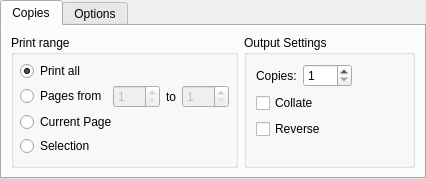
<?xml version="1.0" encoding="UTF-8"?>
<ui version="4.0">
 <class>QPrintSettingsOutput</class>
 <widget class="QWidget" name="QPrintSettingsOutput">
  <property name="geometry">
   <rect>
    <x>0</x>
    <y>0</y>
    <width>426</width>
    <height>171</height>
   </rect>
  </property>
  <property name="windowTitle">
   <string>Form</string>
  </property>
  <layout class="QHBoxLayout" name="horizontalLayout_2">
   <property name="margin">
    <number>0</number>
   </property>
   <item>
    <widget class="QTabWidget" name="tabs">
     <property name="currentIndex">
      <number>0</number>
     </property>
     <widget class="QWidget" name="copiesTab">
      <attribute name="title">
       <string>Copies</string>
      </attribute>
      <layout class="QHBoxLayout" name="horizontalLayout">
       <item>
        <widget class="QGroupBox" name="gbPrintRange">
         <property name="sizePolicy">
          <sizepolicy hsizetype="Preferred" vsizetype="Minimum">
           <horstretch>0</horstretch>
           <verstretch>0</verstretch>
          </sizepolicy>
         </property>
         <property name="title">
          <string>Print range</string>
         </property>
         <layout class="QVBoxLayout" name="_3">
          <property name="spacing">
           <number>4</number>
          </property>
          <property name="margin">
           <number>6</number>
          </property>
          <item>
           <widget class="QRadioButton" name="printAll">
            <property name="text">
             <string>Print all</string>
            </property>
            <property name="checked">
             <bool>true</bool>
            </property>
           </widget>
          </item>
          <item>
           <layout class="QHBoxLayout" name="_4">
            <property name="spacing">
             <number>6</number>
            </property>
            <property name="margin">
             <number>0</number>
            </property>
            <item>
             <widget class="QRadioButton" name="printRange">
              <property name="text">
               <string>Pages from</string>
              </property>
             </widget>
            </item>
            <item>
             <widget class="QSpinBox" name="from">
              <property name="enabled">
               <bool>false</bool>
              </property>
              <property name="minimum">
               <number>1</number>
              </property>
              <property name="maximum">
               <number>999</number>
              </property>
             </widget>
            </item>
            <item>
             <widget class="QLabel" name="label_3">
              <property name="text">
               <string>to</string>
              </property>
             </widget>
            </item>
            <item>
             <widget class="QSpinBox" name="to">
              <property name="enabled">
               <bool>false</bool>
              </property>
              <property name="minimum">
               <number>1</number>
              </property>
              <property name="maximum">
               <number>999</number>
              </property>
             </widget>
            </item>
            <item>
             <spacer>
              <property name="orientation">
               <enum>Qt::Horizontal</enum>
              </property>
              <property name="sizeHint" stdset="0">
               <size>
                <width>0</width>
                <height>20</height>
               </size>
              </property>
             </spacer>
            </item>
           </layout>
          </item>
          <item>
           <widget class="QRadioButton" name="printCurrentPage">
            <property name="text">
             <string>Current Page</string>
            </property>
           </widget>
          </item>
          <item>
           <widget class="QRadioButton" name="printSelection">
            <property name="text">
             <string>Selection</string>
            </property>
           </widget>
          </item>
          <item>
           <spacer name="verticalSpacer">
            <property name="orientation">
             <enum>Qt::Vertical</enum>
            </property>
            <property name="sizeHint" stdset="0">
             <size>
              <width>1</width>
              <height>1</height>
             </size>
            </property>
           </spacer>
          </item>
         </layout>
        </widget>
       </item>
       <item>
        <widget class="QGroupBox" name="groupBox">
         <property name="title">
          <string>Output Settings</string>
         </property>
         <layout class="QGridLayout" name="gridLayout">
          <item row="0" column="0">
           <widget class="QLabel" name="label">
            <property name="text">
             <string>Copies:</string>
            </property>
            <property name="buddy">
             <cstring>copies</cstring>
            </property>
           </widget>
          </item>
          <item row="0" column="1" colspan="2">
           <widget class="QSpinBox" name="copies">
            <property name="minimum">
             <number>1</number>
            </property>
            <property name="maximum">
             <number>999</number>
            </property>
           </widget>
          </item>
          <item row="0" column="3">
           <spacer name="horizontalSpacer">
            <property name="orientation">
             <enum>Qt::Horizontal</enum>
            </property>
            <property name="sizeHint" stdset="0">
             <size>
              <width>91</width>
              <height>20</height>
             </size>
            </property>
           </spacer>
          </item>
          <item row="1" column="0" colspan="2">
           <widget class="QCheckBox" name="collate">
            <property name="text">
             <string>Collate</string>
            </property>
           </widget>
          </item>
          <item row="1" column="2" rowspan="2" colspan="2">
           <widget class="QLabel" name="outputIcon">
            <property name="sizePolicy">
             <sizepolicy hsizetype="Ignored" vsizetype="Ignored">
              <horstretch>0</horstretch>
              <verstretch>0</verstretch>
             </sizepolicy>
            </property>
           </widget>
          </item>
          <item row="2" column="0" colspan="2">
           <widget class="QCheckBox" name="reverse">
            <property name="text">
             <string>Reverse</string>
            </property>
           </widget>
          </item>
          <item row="3" column="0" colspan="4">
           <spacer name="verticalSpacer_2">
            <property name="orientation">
             <enum>Qt::Vertical</enum>
            </property>
            <property name="sizeHint" stdset="0">
             <size>
              <width>0</width>
              <height>1</height>
             </size>
            </property>
           </spacer>
          </item>
         </layout>
        </widget>
       </item>
      </layout>
     </widget>
     <widget class="QWidget" name="optionsTab">
      <attribute name="title">
       <string>Options</string>
      </attribute>
      <layout class="QGridLayout" name="gridLayout_2">
       <item row="0" column="1">
        <widget class="QGroupBox" name="colorMode">
         <property name="title">
          <string>Color Mode</string>
         </property>
         <layout class="QGridLayout" name="gridLayout_4">
          <item row="2" column="0">
           <spacer name="verticalSpacer_6">
            <property name="orientation">
             <enum>Qt::Vertical</enum>
            </property>
            <property name="sizeHint" stdset="0">
             <size>
              <width>1</width>
              <height>0</height>
             </size>
            </property>
           </spacer>
          </item>
          <item row="0" column="0">
           <widget class="QRadioButton" name="color">
            <property name="text">
             <string>Color</string>
            </property>
           </widget>
          </item>
          <item row="0" column="1" rowspan="3">
           <widget class="QLabel" name="colorIcon"/>
          </item>
          <item row="1" column="0">
           <widget class="QRadioButton" name="grayscale">
            <property name="text">
             <string>Grayscale</string>
            </property>
           </widget>
          </item>
         </layout>
        </widget>
       </item>
       <item row="0" column="0">
        <widget class="QGroupBox" name="duplex">
         <property name="title">
          <string>Duplex Printing</string>
         </property>
         <layout class="QVBoxLayout" name="verticalLayout">
          <item>
           <widget class="QRadioButton" name="noDuplex">
            <property name="text">
             <string>None</string>
            </property>
            <property name="checked">
             <bool>true</bool>
            </property>
           </widget>
          </item>
          <item>
           <widget class="QRadioButton" name="duplexLong">
            <property name="text">
             <string>Long side</string>
            </property>
           </widget>
          </item>
          <item>
           <widget class="QRadioButton" name="duplexShort">
            <property name="text">
             <string>Short side</string>
            </property>
           </widget>
          </item>
          <item>
           <spacer name="verticalSpacer_42">
            <property name="orientation">
             <enum>Qt::Vertical</enum>
            </property>
            <property name="sizeHint" stdset="0">
             <size>
              <width>1</width>
              <height>0</height>
             </size>
            </property>
           </spacer>
          </item>
         </layout>
        </widget>
       </item>
      </layout>
     </widget>
    </widget>
   </item>
  </layout>
 </widget>
 <connections>
  <connection>
   <sender>printRange</sender>
   <signal>toggled(bool)</signal>
   <receiver>from</receiver>
   <slot>setEnabled(bool)</slot>
   <hints>
    <hint type="sourcelabel">
     <x>76</x>
     <y>59</y>
    </hint>
    <hint type="destinationlabel">
     <x>122</x>
     <y>57</y>
    </hint>
   </hints>
  </connection>
  <connection>
   <sender>printRange</sender>
   <signal>toggled(bool)</signal>
   <receiver>to</receiver>
   <slot>setEnabled(bool)</slot>
   <hints>
    <hint type="sourcelabel">
     <x>69</x>
     <y>67</y>
    </hint>
    <hint type="destinationlabel">
     <x>215</x>
     <y>67</y>
    </hint>
   </hints>
  </connection>
 </connections>
</ui>
